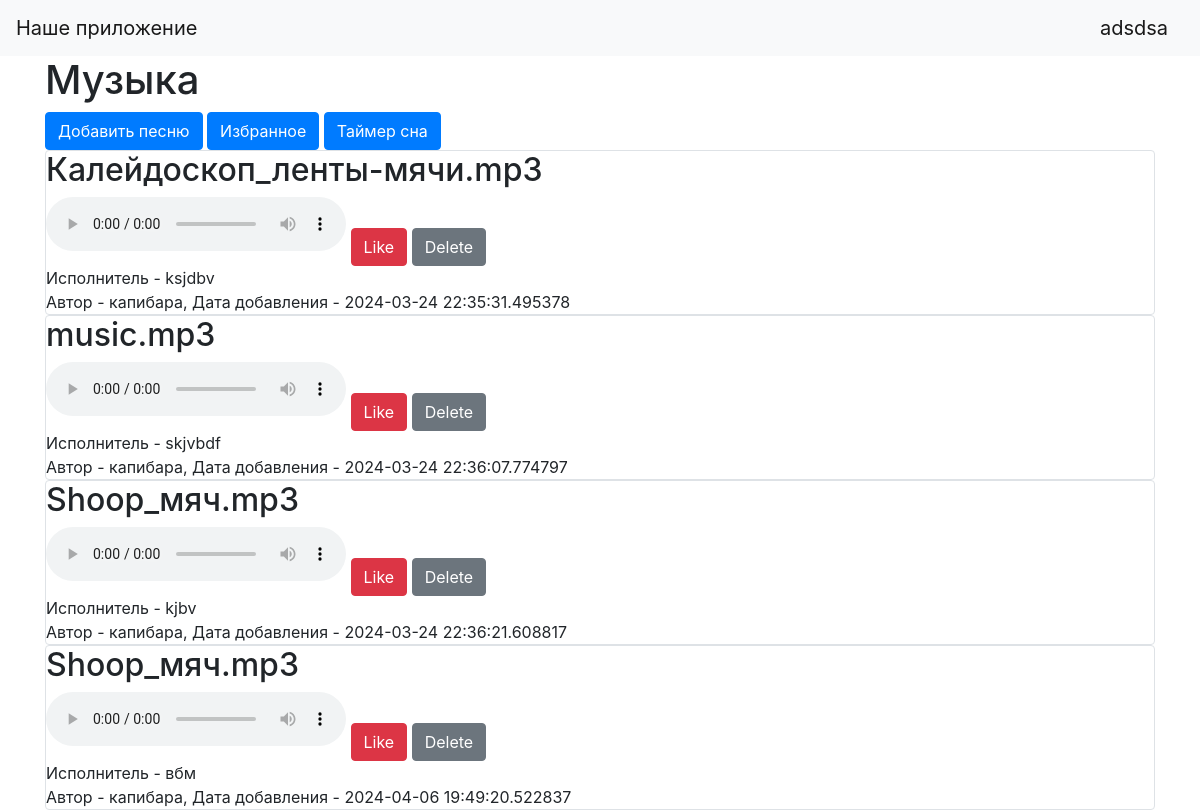
Screenshot of / (signed in) with the database file from the repository.
### data/users.py (models this page shows, shortened)
class User(SqlAlchemyBase, UserMixin):
    __tablename__ = 'users'
    id = sqlalchemy.Column(sqlalchemy.Integer, primary_key=True, autoincrement=True)
    name = sqlalchemy.Column(sqlalchemy.String, nullable=True)
    about = sqlalchemy.Column(sqlalchemy.String, nullable=True)
    email = sqlalchemy.Column(sqlalchemy.String, index=True, unique=True, nullable=True)
    hashed_password = sqlalchemy.Column(sqlalchemy.String, nullable=True)
    created_date = sqlalchemy.Column(sqlalchemy.DateTime, default=datetime.datetime.now)
    news = orm.relationship("News", back_populates='user')

### data/news.py (models this page shows)
class News(SqlAlchemyBase):
    __tablename__ = 'news'
    id = sqlalchemy.Column(sqlalchemy.Integer, primary_key=True, autoincrement=True)
    title = sqlalchemy.Column(sqlalchemy.String, nullable=True)
    content = sqlalchemy.Column(sqlalchemy.String, nullable=True)
    created_date = sqlalchemy.Column(sqlalchemy.DateTime, default=datetime.datetime.now)
    is_private = sqlalchemy.Column(sqlalchemy.Boolean, default=True)
    user_id = sqlalchemy.Column(sqlalchemy.Integer, sqlalchemy.ForeignKey("users.id"))
    user = orm.relationship('User')
    categories = orm.relationship("Category", secondary="association", backref="news")

### main.py (the view)
@app.route("/")
def index():
    db_sess = db_session.create_session()
    con = sqlite3.connect("db/blogs.db")
    cur = con.cursor()
    result = cur.execute("""SELECT switch_on FROM sleep WHERE user_id""").fetchone()
    con.close()
    news = db_sess.query(News).filter(News.is_private != True)
    return render_template("index.html", news=news)

### data/db_session.py (called while the page is built)
def create_session() -> Session:
    global __factory
    return __factory()

### main.py (called while the page is built)
@login_manager.user_loader
def load_user(user_id):
    db_sess = db_session.create_session()
    return db_sess.query(User).get(user_id)

### templates/index.html
{% extends "base.html" %}
{% block content %}
    <h1>Музыка</h1>
    {% if current_user.is_authenticated %}
        <a href="news" class="btn btn-primary">Добавить песню</a>
        <a href="favorite" class="btn btn-primary">Избранное</a>
        <a href="sleep" class="btn btn-primary">Таймер сна</a>
    {% endif %}
    {% for item in news %}
        <div class="col-md6 border rounded" >
            <h2>{{ item.title }}</h2>
            <audio controls src="/static/{{item.title}}" loop="loop"> </audio>
            {% if current_user.is_authenticated %}
                    <a href="/music_like/{{ item.id }}" class="btn btn-danger">Like</a>
                    <a href="/music_delete/{{ item.id }}" class="btn btn-secondary">Delete</a>
            {% endif %}
            <div>Исполнитель - {{ item.content }}</div>
            <div> Автор - {{ item.user.name }}, Дата добавления - {{ item.created_date }} </div>
        </div>
    {% endfor %}
{% endblock %}

### templates/base.html (shortened to what this page needs)
<!doctype html>
<html lang="en">
<head>
    <link rel="stylesheet"
          href="https://stackpath.bootstrapcdn.com/bootstrap/4.4.1/css/bootstrap.min.css"
>
</head>
<body bgcolor="black">
<header>
    <nav class="navbar navbar-light bg-light">
        <a class="navbar-brand" href="#">Наше приложение</a>
        {% if current_user.is_authenticated %}
            <a class="navbar-brand" href="/logout">{{ current_user.name }}</a>
        {% else %}
            <p>
                <a class="btn btn-primary " href="/register">Зарегистрироваться</a>
                <a class="btn btn-success" href="/login">Войти</a>
            </p>
        {% endif %}
    </nav>
</header>
<main role="main" class="container">
    {% block content %}{% endblock %}
</main>
</body>
</html>

### rows the page displays
User: name "adsdsa"
News: title "Калейдоскоп_ленты-мячи.mp3", content "ksjdbv", user.name "капибара", created_date "2024-03-24 22:35:31.495378"
News: title "music.mp3", content "skjvbdf", user.name "капибара", created_date "2024-03-24 22:36:07.774797"
News: title "Shoop_мяч.mp3", content "kjbv", user.name "капибара", created_date "2024-03-24 22:36:21.608817"
News: title "Shoop_мяч.mp3", content "вбм", user.name "капибара", created_date "2024-04-06 19:49:20.522837"
